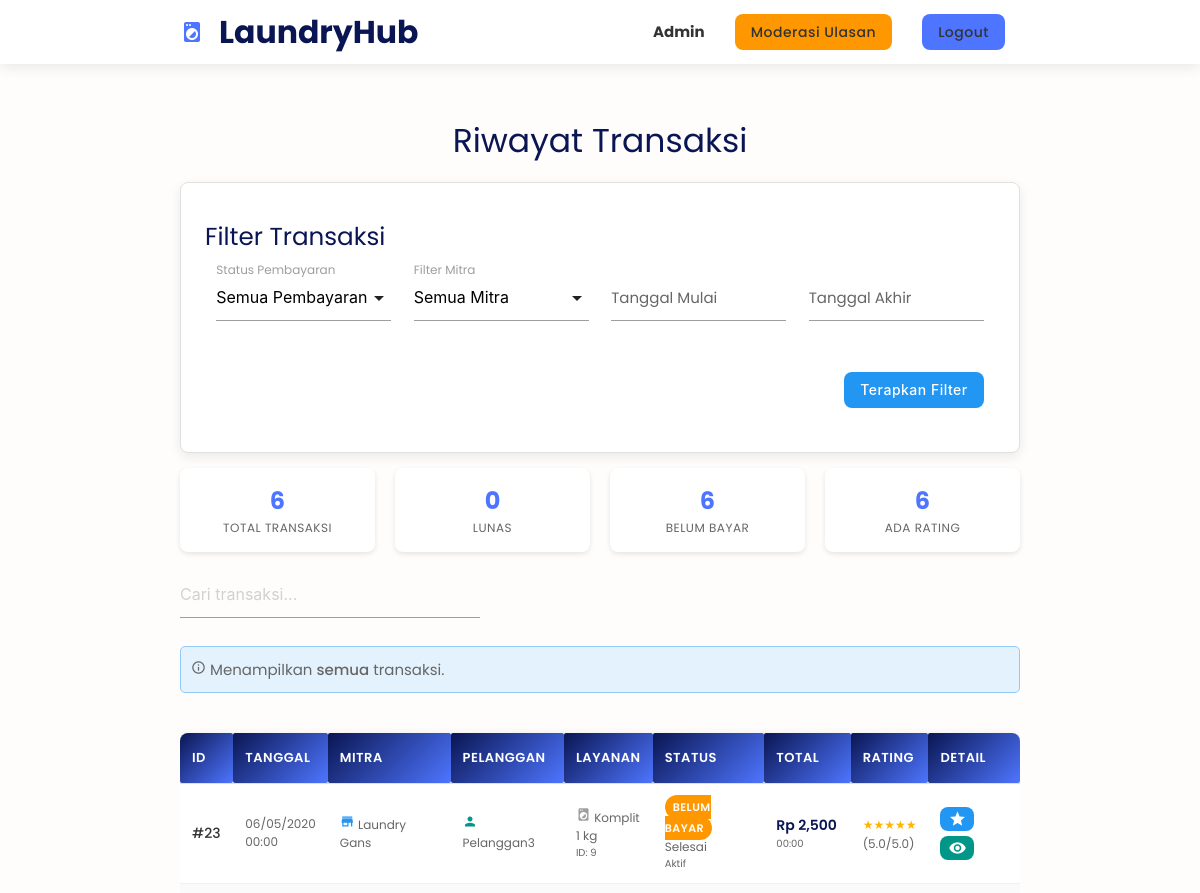
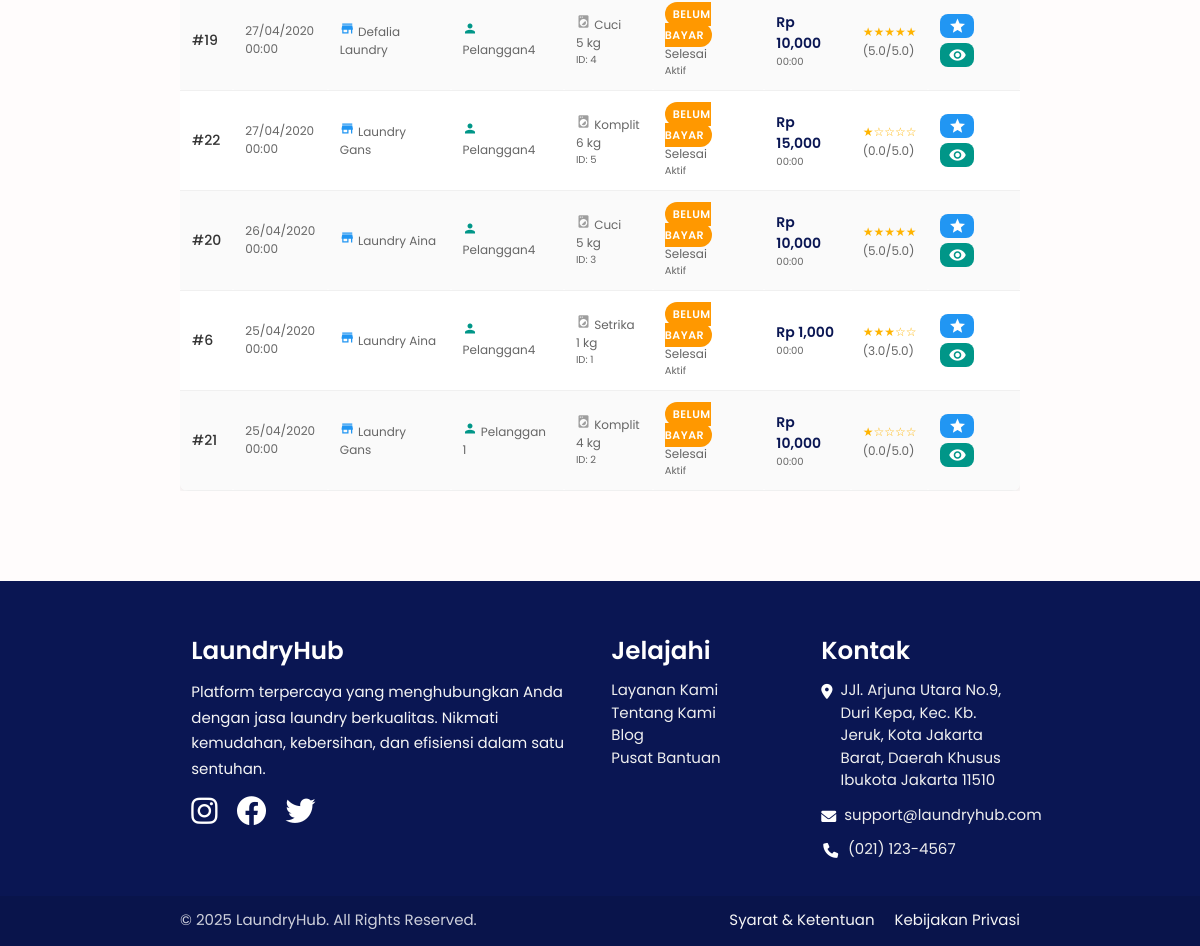
Page /transaksi.php (signed in) on the earlier database version (2 pictures, top to bottom).
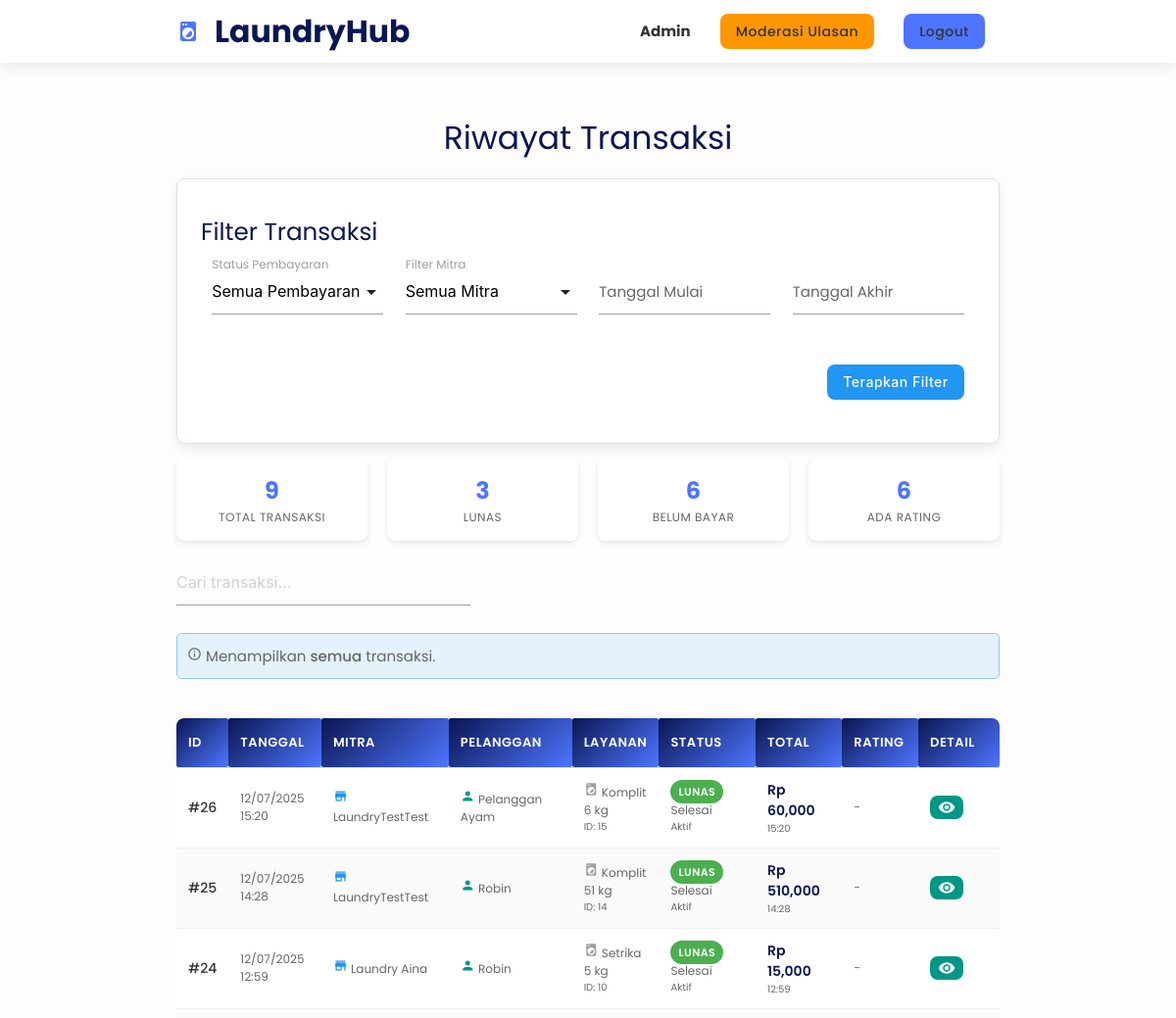
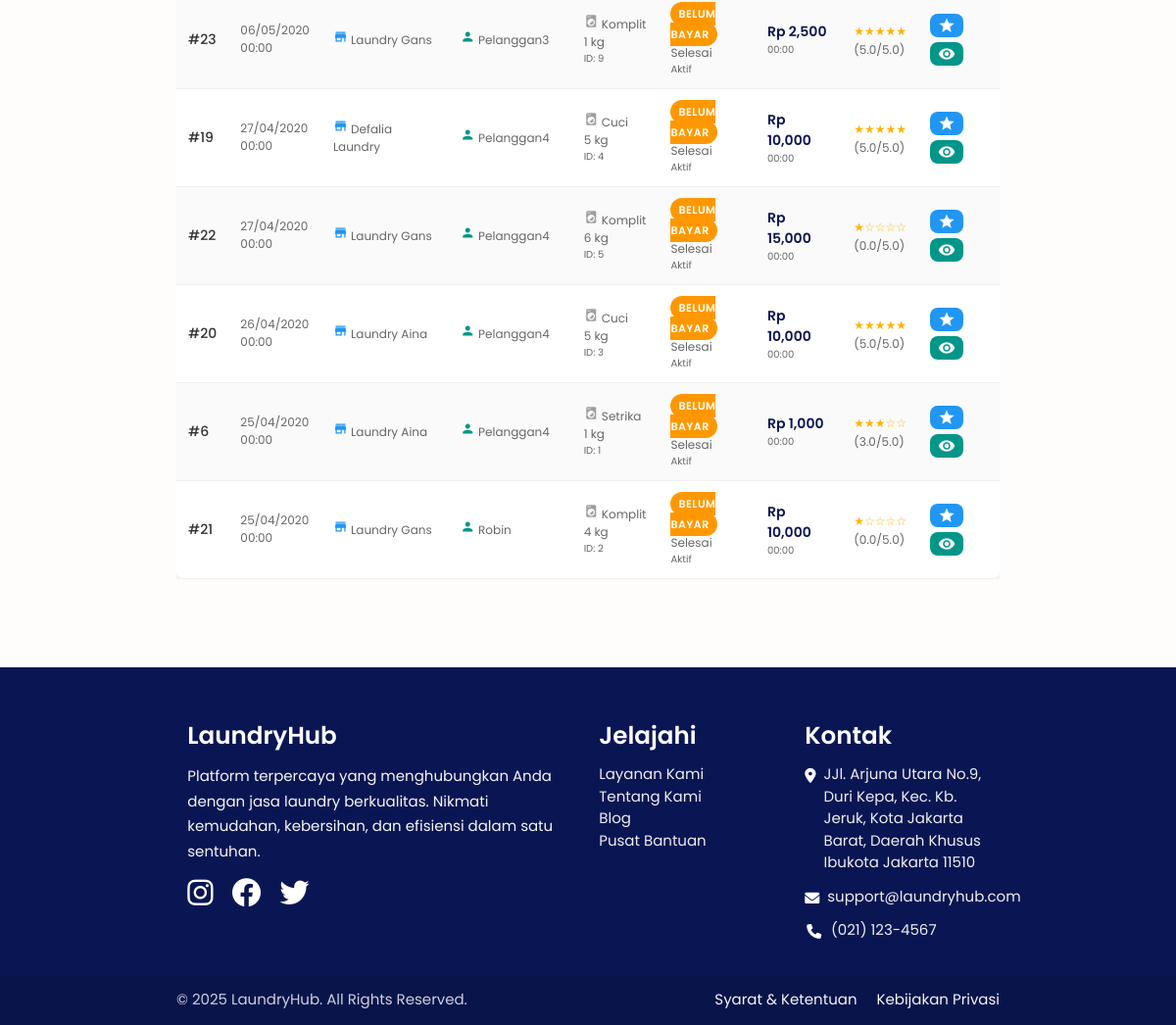
Same page on the later database version (2 pictures, top to bottom).
### tables this page shows
CREATE TABLE `transaksi` (
  `id_transaksi` int(11) NOT NULL,
  `id_pesanan` int(11) NOT NULL,
  `id_mitra` int(11) NOT NULL,
  `id_pelanggan` int(11) NOT NULL,
  `tgl_transaksi` datetime DEFAULT NULL,
  `total_bayar` int(11) DEFAULT NULL,
  `status_pembayaran` enum('Belum Bayar','Lunas','Gagal') NOT NULL DEFAULT 'Belum Bayar',
  `payment_gateway_id` varchar(255) DEFAULT NULL,
  `rating` int(11) DEFAULT NULL,
  `komentar` text NOT NULL,
  `status_ulasan` enum('Aktif','Dihapus') NOT NULL DEFAULT 'Aktif'
);

CREATE TABLE `mitra` (
  `id_mitra` int(11) NOT NULL,
  `nama_laundry` varchar(50) DEFAULT NULL,
  `nama_pemilik` varchar(50) DEFAULT NULL,
  `telp` varchar(15) DEFAULT NULL,
  `email` varchar(50) DEFAULT NULL,
  `alamat` varchar(255) DEFAULT NULL,
  `latitude` decimal(10,8) DEFAULT NULL,
  `longitude` decimal(11,8) DEFAULT NULL,
  `foto` text NOT NULL,
  `password` varchar(255) DEFAULT NULL
);

CREATE TABLE `pelanggan` (
  `id_pelanggan` int(11) NOT NULL,
  `nama` varchar(50) DEFAULT NULL,
  `email` varchar(50) DEFAULT NULL,
  `telp` varchar(15) DEFAULT NULL,
  `alamat` varchar(255) DEFAULT NULL,
  `latitude` decimal(10,8) DEFAULT NULL,
  `longitude` decimal(11,8) DEFAULT NULL,
  `foto` text NOT NULL,
  `password` varchar(255) DEFAULT NULL
);

CREATE TABLE `pesanan` (
  `id_pesanan` int(11) NOT NULL,
  `id_mitra` int(11) NOT NULL,
  `id_pelanggan` int(11) DEFAULT NULL,
  `tgl_mulai` datetime NOT NULL,
  `tgl_selesai` datetime DEFAULT NULL,
  `jenis` varchar(20) DEFAULT NULL,
  `total_item` int(11) DEFAULT NULL,
  `estimasi_berat` double DEFAULT NULL,
  `berat` double DEFAULT NULL,
  `harga_estimasi` int(11) DEFAULT NULL,
  `harga_final` int(11) DEFAULT NULL,
  `alamat_antar_jemput` varchar(255) NOT NULL,
  `catatan` text NOT NULL,
  `status_pesanan` varchar(30) DEFAULT NULL
);

### transaksi.php (the view, shortened to what the changed rows need)
<?php
include 'connect-db.php';
$login_type = '';
if (isset($_SESSION["login-pelanggan"])) {
    $login_type = "Pelanggan";
    $user_id = $_SESSION["pelanggan"];
} elseif (isset($_SESSION["login-mitra"])) {
    $login_type = "Mitra";
    $user_id = $_SESSION["mitra"];
} elseif (isset($_SESSION["login-admin"])) {
    $login_type = "Admin";
} else {
    cekBelumLogin();
}
$base_query = "SELECT t.*, p.jenis, p.berat, p.status_pesanan, m.id_mitra as mitra_id_db, m.nama_laundry, pl.nama as nama_pelanggan
               FROM transaksi t
               JOIN pesanan p ON t.id_pesanan = p.id_pesanan
               JOIN mitra m ON t.id_mitra = m.id_mitra
               JOIN pelanggan pl ON t.id_pelanggan = pl.id_pelanggan";
$query_str = $base_query;
$query_str .= " ORDER BY t.tgl_transaksi DESC";
$query = mysqli_query($connect, $query_str);
?>
<!DOCTYPE html>
<html lang="en">
<head>
    <link rel="stylesheet" href="css/rating.css">
</head>
<body>
<main class="main-content">
    <div class="container">
        <?php if ($login_type == "Admin") : ?>
            <?php
            $total_transaksi = mysqli_num_rows($query);
            $stat_lunas_query = "SELECT COUNT(*) as total FROM transaksi t
                                JOIN pesanan p ON t.id_pesanan = p.id_pesanan
                                JOIN mitra m ON t.id_mitra = m.id_mitra
                                JOIN pelanggan pl ON t.id_pelanggan = pl.id_pelanggan";
            $stat_lunas_where = [];
            $stat_lunas_where[] = "t.status_pembayaran = 'Lunas'";
            $stat_lunas_query .= " WHERE " . implode(' AND ', $stat_lunas_where);
            $query_lunas = mysqli_query($connect, $stat_lunas_query);
            $total_lunas = mysqli_fetch_assoc($query_lunas)['total'] ?? 0;
            $stat_belum_bayar_query = "SELECT COUNT(*) as total FROM transaksi t
                                      JOIN pesanan p ON t.id_pesanan = p.id_pesanan
                                      JOIN mitra m ON t.id_mitra = m.id_mitra
                                      JOIN pelanggan pl ON t.id_pelanggan = pl.id_pelanggan";
            $stat_belum_bayar_where = [];
            $stat_belum_bayar_where[] = "t.status_pembayaran = 'Belum Bayar'";
            $stat_belum_bayar_query .= " WHERE " . implode(' AND ', $stat_belum_bayar_where);
            $query_belum_bayar = mysqli_query($connect, $stat_belum_bayar_query);
            $total_belum_bayar = mysqli_fetch_assoc($query_belum_bayar)['total'] ?? 0;
            $stat_rating_query = "SELECT COUNT(*) as total FROM transaksi t
                                 JOIN pesanan p ON t.id_pesanan = p.id_pesanan
                                 JOIN mitra m ON t.id_mitra = m.id_mitra
                                 JOIN pelanggan pl ON t.id_pelanggan = pl.id_pelanggan";
            $stat_rating_where = [];
            $stat_rating_where[] = "t.rating IS NOT NULL";
            $stat_rating_query .= " WHERE " . implode(' AND ', $stat_rating_where);
            $query_rating = mysqli_query($connect, $stat_rating_query);
            $total_rating = mysqli_fetch_assoc($query_rating)['total'] ?? 0;
            ?>
            <div class="admin-stats">
                <div class="stat-card">
                    <div class="stat-number"><?= $total_transaksi ?></div>
                    <div class="stat-label">Total Transaksi</div>
                </div>
                <div class="stat-card">
                    <div class="stat-number"><?= $total_lunas ?></div>
                    <div class="stat-label">Lunas</div>
                </div>
                <div class="stat-card">
                    <div class="stat-number"><?= $total_belum_bayar ?></div>
                    <div class="stat-label">Belum Bayar</div>
                </div>
                <div class="stat-card">
                    <div class="stat-number"><?= $total_rating ?></div>
                    <div class="stat-label">Ada Rating</div>
                </div>
            </div>
            <div class="search-box">
                <input type="text" id="searchTable" placeholder="Cari transaksi..." onkeyup="searchTable()">
            </div>
        <?php endif; ?>
        <?php
        if (mysqli_num_rows($query) > 0) :
            if ($login_type == "Admin") : ?>
                <div class="responsive-table-wrapper">
                    <div class="admin-table-container">
                        <table class="admin-table">
                            <thead>
                                <tr>
                                    <th>ID</th>
                                    <th>Tanggal</th>
                                    <th>Mitra</th>
                                    <th>Pelanggan</th>
                                    <th>Layanan</th>
                                    <th>Status</th>
                                    <th>Total</th>
                                    <th>Rating</th>
                                    <th>Detail</th>
                                </tr>
                            </thead>
                            <tbody>
                                <?php while ($transaksi = mysqli_fetch_assoc($query)) :
                                    $rating_from_db = (float)$transaksi['rating'];
                                    $display_stars = round($rating_from_db / 2);
                                    $display_stars = max(1, min(5, $display_stars));
                                    $status_class = 'status-belum-bayar';
                                    if ($transaksi['status_pembayaran'] == 'Lunas') $status_class = 'status-lunas';
                                ?>
                                <tr>
                                    <td>
                                        <strong>#<?= $transaksi['id_transaksi'] ?></strong>
                                    </td>
                                    <td>
                                        <div class="compact-text">
                                            <?= date('d/m/Y', strtotime($transaksi['tgl_transaksi'])) ?>
                                        </div>
                                        <div class="compact-text">
                                            <?= date('H:i', strtotime($transaksi['tgl_transaksi'])) ?>
                                        </div>
                                    </td>
                                    <td>
                                        <div class="compact-text">
                                            <i class="material-icons tiny blue-text">store</i>
                                            <?= htmlspecialchars($transaksi['nama_laundry']) ?>
                                        </div>
                                    </td>
                                    <td>
                                        <div class="compact-text">
                                            <i class="material-icons tiny teal-text">person</i>
                                            <?= htmlspecialchars($transaksi['nama_pelanggan']) ?>
                                        </div>
                                    </td>
                                    <td>
                                        <div class="compact-text">
                                            <i class="material-icons tiny grey-text">local_laundry_service</i>
                                            <?= ucfirst(htmlspecialchars($transaksi['jenis'])) ?>
                                        </div>
                                        <div class="compact-text">
                                            <?= $transaksi['berat'] ?: 'N/A' ?> kg
                                        </div>
                                        <div class="compact-text" style="font-size: 10px; color: #666;">
                                            ID: <?= $transaksi['id_pesanan'] ?>
                                        </div>
                                    </td>
                                    <td>
                                        <div>
                                            <span class="status-badge <?= $status_class ?>">
                                                <?= $transaksi['status_pembayaran'] ?>
                                            </span>
                                        </div>
                                        <div class="compact-text">
                                            <?= htmlspecialchars($transaksi['status_pesanan']) ?>
                                        </div>
                                        <div class="compact-text" style="font-size: 10px; color: #666;">
                                            <?= $transaksi['status_ulasan'] ?? 'Aktif' ?>
                                        </div>
                                    </td>
                                    <td>
                                        <div class="amount-display">
                                            Rp <?= number_format($transaksi['total_bayar']) ?>
                                        </div>
                                        <div class="compact-text" style="font-size: 10px; color: #666;">
                                            <?= date('H:i', strtotime($transaksi['tgl_transaksi'])) ?>
                                        </div>
                                    </td>
                                    <td>
                                        <?php if ($transaksi['rating'] != NULL && $transaksi['status_ulasan'] != 'Dihapus'): ?>
                                            <div class="rating-display">
                                                <?= str_repeat('★', $display_stars) . str_repeat('☆', 5 - $display_stars) ?>
                                            </div>
                                            <div class="compact-text">
                                                (<?= number_format($rating_from_db / 2, 1) ?>/5.0)
                                            </div>
                                        <?php elseif ($transaksi['status_ulasan'] == 'Dihapus'): ?>
                                            <div class="compact-text" style="color: #9e9e9e; font-style: italic;">
                                                Dihapus
                                            </div>
                                        <?php else: ?>
                                            <div class="compact-text" style="font-style: italic;">
                                                -
                                            </div>
                                        <?php endif; ?>
                                    </td>
                                    <td>
                                        <div class="table-actions">
                                            <?php if ($transaksi['rating'] != NULL && $transaksi['status_ulasan'] == 'Aktif'): ?>
                                                <a class="btn-small waves-effect waves-light blue modal-trigger"
                                                   href="#modal-detail-<?= $transaksi['id_transaksi'] ?>"
                                                   title="Lihat Detail Ulasan">
                                                    <i class="material-icons tiny">star</i>
                                                </a>
                                            <?php endif; ?>
                                            <a class="btn-small waves-effect waves-light teal modal-trigger"
                                               href="#modal-transaksi-<?= $transaksi['id_transaksi'] ?>"
                                               title="Lihat Detail Transaksi">
                                                <i class="material-icons tiny">visibility</i>
                                            </a>
                                        </div>
                                    </td>
                                </tr>
                                <?php endwhile; ?>
                            </tbody>
                        </table>
                    </div>
                </div>
            <?php endif; ?>
        <?php else :
            echo "<p class='center' style='margin-top:20px;'>Tidak ada transaksi yang ditemukan.</p>";
        endif; ?>
    </div>
</main>
</body>
</html>

Differences in the rows shown:
added transaksi: id_transaksi "26", tgl_transaksi "12/07/2025", tgl_transaksi "15:20", id_mitra.nama_laundry "LaundryTestTest", id_pelanggan.nama "Pelanggan Ayam", id_pesanan.jenis "Komplit", id_pesanan.berat "6", id_pesanan "15", status_pembayaran "LUNAS", id_pesanan.status_pesanan "Selesai", status_ulasan "Aktif", total_bayar "60,000"
added transaksi: id_transaksi "25", tgl_transaksi "12/07/2025", tgl_transaksi "14:28", id_mitra.nama_laundry "LaundryTestTest", id_pelanggan.nama "Robin", id_pesanan.jenis "Komplit", id_pesanan.berat "51", id_pesanan "14", status_pembayaran "LUNAS", id_pesanan.status_pesanan "Selesai", status_ulasan "Aktif", total_bayar "510,000"
added transaksi: id_transaksi "24", tgl_transaksi "12/07/2025", tgl_transaksi "12:59", id_mitra.nama_laundry "Laundry Aina", id_pelanggan.nama "Robin", id_pesanan.jenis "Setrika", id_pesanan.berat "5", id_pesanan "10", status_pembayaran "LUNAS", id_pesanan.status_pesanan "Selesai", status_ulasan "Aktif", total_bayar "15,000"
changed through a linked row, transaksi id 21: id_pelanggan.nama "Pelanggan 1" → "Robin"
Other differences:
$total_transaksi: "6" → "9"
$total_lunas: "0" → "3"
